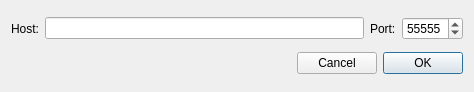
<?xml version="1.0" encoding="UTF-8"?>
<ui version="4.0">
 <class>NewPoolDialog</class>
 <widget class="QDialog" name="NewPoolDialog">
  <property name="geometry">
   <rect>
    <x>0</x>
    <y>0</y>
    <width>474</width>
    <height>92</height>
   </rect>
  </property>
  <property name="windowTitle">
   <string>New pool</string>
  </property>
  <layout class="QVBoxLayout" name="verticalLayout">
   <item>
    <layout class="QHBoxLayout" name="horizontalLayout">
     <item>
      <widget class="QLabel" name="label">
       <property name="text">
        <string>Host:</string>
       </property>
      </widget>
     </item>
     <item>
      <widget class="QLineEdit" name="m_hostEdit"/>
     </item>
     <item>
      <widget class="QLabel" name="label_2">
       <property name="text">
        <string>Port:</string>
       </property>
      </widget>
     </item>
     <item>
      <widget class="QSpinBox" name="m_portSpin">
       <property name="minimum">
        <number>1</number>
       </property>
       <property name="maximum">
        <number>65535</number>
       </property>
       <property name="value">
        <number>55555</number>
       </property>
      </widget>
     </item>
    </layout>
   </item>
   <item>
    <layout class="QHBoxLayout" name="horizontalLayout_2">
     <item>
      <spacer name="horizontalSpacer">
       <property name="orientation">
        <enum>Qt::Horizontal</enum>
       </property>
       <property name="sizeHint" stdset="0">
        <size>
         <width>40</width>
         <height>20</height>
        </size>
       </property>
      </spacer>
     </item>
     <item>
      <widget class="QPushButton" name="m_cancelButton">
       <property name="text">
        <string>Cancel</string>
       </property>
      </widget>
     </item>
     <item>
      <widget class="QPushButton" name="m_okButton">
       <property name="text">
        <string>OK</string>
       </property>
       <property name="autoDefault">
        <bool>false</bool>
       </property>
       <property name="default">
        <bool>true</bool>
       </property>
      </widget>
     </item>
    </layout>
   </item>
  </layout>
 </widget>
 <tabstops>
  <tabstop>m_hostEdit</tabstop>
  <tabstop>m_portSpin</tabstop>
  <tabstop>m_cancelButton</tabstop>
  <tabstop>m_okButton</tabstop>
 </tabstops>
 <resources/>
 <connections>
  <connection>
   <sender>m_okButton</sender>
   <signal>clicked()</signal>
   <receiver>NewPoolDialog</receiver>
   <slot>accept()</slot>
   <hints>
    <hint type="sourcelabel">
     <x>500</x>
     <y>62</y>
    </hint>
    <hint type="destinationlabel">
     <x>276</x>
     <y>44</y>
    </hint>
   </hints>
  </connection>
  <connection>
   <sender>m_cancelButton</sender>
   <signal>clicked()</signal>
   <receiver>NewPoolDialog</receiver>
   <slot>reject()</slot>
   <hints>
    <hint type="sourcelabel">
     <x>417</x>
     <y>62</y>
    </hint>
    <hint type="destinationlabel">
     <x>276</x>
     <y>44</y>
    </hint>
   </hints>
  </connection>
 </connections>
</ui>
